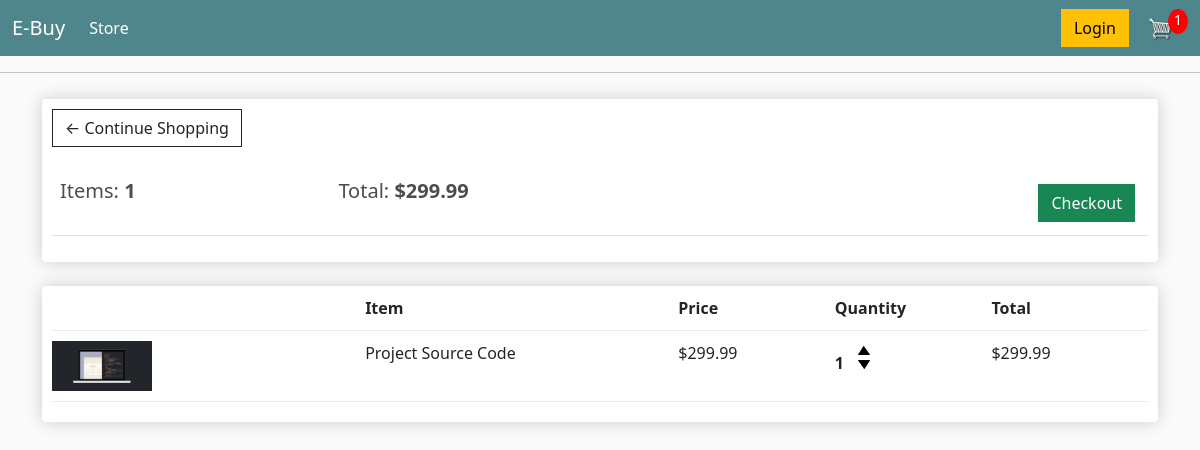
The app's page /cart/ (signed in) with its own data.
### store/models.py (models this page shows, shortened)
class Order(models.Model):
	customer = models.ForeignKey(Customer, on_delete=models.SET_NULL, null=True, blank=True)
	date_ordered = models.DateTimeField(auto_now_add=True)
	complete = models.BooleanField(default=False)
	transaction_id = models.CharField(max_length=100, null=True)
	@property
	def get_cart_total(self):
		orderitems = self.orderitem_set.all()
		total = sum([item.get_total for item in orderitems])
		return total
	@property
	def get_cart_items(self):
		orderitems = self.orderitem_set.all()
		total = sum([item.quantity for item in orderitems])
		return total

class OrderItem(models.Model):
	product = models.ForeignKey(Product, on_delete=models.SET_NULL, null=True)
	order = models.ForeignKey(Order, on_delete=models.SET_NULL, null=True)
	quantity = models.IntegerField(default=0, null=True, blank=True)
	date_added = models.DateTimeField(auto_now_add=True)
	@property
	def get_total(self):
		total = self.product.price * self.quantity
		return total

class Product(models.Model):
	name = models.CharField(max_length=200)
	price = models.FloatField()
	digital = models.BooleanField(default=False,null=True, blank=True)
	image = models.ImageField(null=True, blank=True)
	@property
	def imageURL(self):
		try:
			url = self.image.url
		except:
			url = ''
		return url

### store/views.py (the view)
# urls.py: path('cart/', views.cart, name='cart'),
def cart(request):
	if request.user.is_authenticated:
		customer = request.user.customer
		order, created = Order.objects.get_or_create(customer=customer, complete=False)
		items = order.orderitem_set.all()
		cartItems = order.get_cart_items
	else:
		items = []
		order = {'get_cart_total':0, 'get_cart_items':0, 'shipping':False}
		cartItems = order['get_cart_items']
	context = {'items':items, 'order':order, 'cartItems':cartItems}
	return render(request, 'store/cart.html', context)

### store/templates/store/cart.html
{% extends 'store/main.html' %}
{% load static %}
{% block content %}
	<div class="row">
		<div class="col-lg-12">
			<div class="box-element">
				<a  class="btn btn-outline-dark" href="{% url 'store' %}">&#x2190; Continue Shopping</a>
				<br>
				<br>
				<table class="table">
					<tr>
						<th><h5>Items: <strong>{{order.get_cart_items}}</strong></h5></th>
						<th><h5>Total:<strong> ${{order.get_cart_total|floatformat:2}}</strong></h5></th>
						<th>
							<a  style="float:right; margin:5px;" class="btn btn-success" href="{% url 'checkout' %}">Checkout</a>
						</th>
					</tr>
				</table>
			</div>
			<br>
			<div class="box-element">
				<div class="cart-row">
					<div style="flex:2"></div>
					<div style="flex:2"><strong>Item</strong></div>
					<div style="flex:1"><strong>Price</strong></div>
					<div style="flex:1"><strong>Quantity</strong></div>
					<div style="flex:1"><strong>Total</strong></div>
				</div>
				{% for item in items %}
				<div class="cart-row">
					<div style="flex:2"><img class="row-image" src="{{item.product.imageURL}}"></div>
					<div style="flex:2"><p>{{item.product.name}}</p></div>
					<div style="flex:1"><p>${{item.product.price|floatformat:2}}</p></div>
					<div style="flex:1">
						<p class="quantity">{{item.quantity}}</p>
						<div class="quantity">
							<img data-product="{{item.product.id}}" data-action="add" class="chg-quantity update-cart" src="{% static  'images/arrow-up.png' %}">
							<img data-product="{{item.product.id}}" data-action="remove" class="chg-quantity update-cart" src="{% static  'images/arrow-down.png' %}">
						</div>
					</div>
					<div style="flex:1"><p>${{item.get_total|floatformat:2}}</p></div>
				</div>
				{% endfor %}
			</div>
		</div>
	</div>
{% endblock content %}

### static/css/main.css (style rules this page uses)
body { background-color: hsl(0, 0%, 98%); }
h1,h2,h3,h4,h5,h6 { color:hsl(0, 0%, 30%); }
.box-element { box-shadow:hsl(0, 0%, 80%) 0 0 16px; background-color: #fff; border-radius: 4px; padding: 10px; }
.col-lg-4, .col-lg-6, .col-lg-8, .col-lg-12 { margin-top: 10px; }
.btn { border-radius: 0; }
.row-image { width: 100px; }
.cart-row { display: flex; align-items: flex-stretch; padding-bottom: 10px; margin-bottom: 10px; border-bottom: 1px solid #ececec; }
.quantity { display: inline-block; font-weight: 700; padding-right:10px; }
.chg-quantity { width: 12px; cursor: pointer; display: block; margin-top: 5px; transition:.1s; }

### records on screen
Order: get_cart_items "1", get_cart_total "299.99"
OrderItem: product.imageURL (picture), product.name "Project Source Code", product.price "299.99", quantity "1", get_total "299.99"

### other values on screen
{{ cartItems }} "1"
